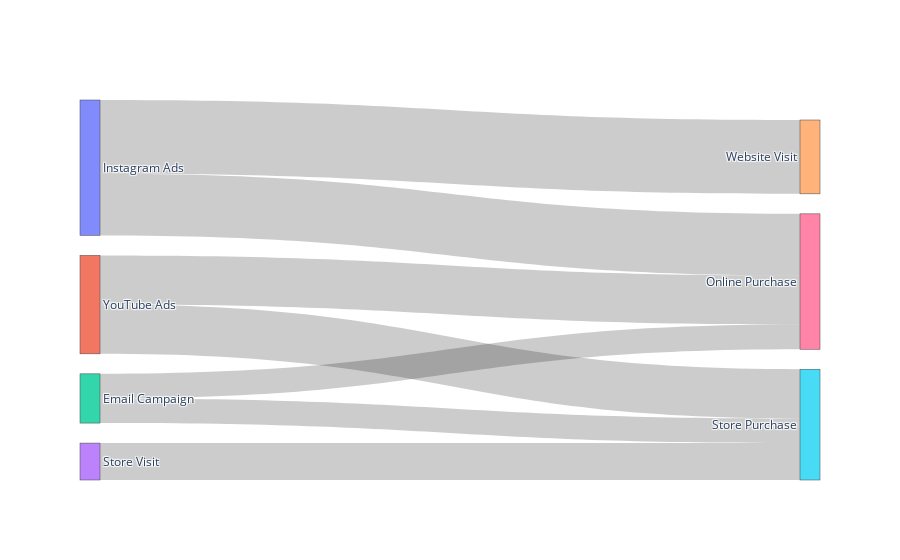

Notebook source saved alongside this figure:
### Markdown cell above
## 11 Stunning Charts You Can Create with Just 10 Lines of Plotly Code

#### 1. Sankey Diagram
A Sankey diagram is a data flow chart that shows the source and destination of data.

In Plotly, creating a Sankey diagram is effortless you don’t need to write extra code, since it comes as a default feature of this powerful library.

The result is neat, clean, and easy to read. Below is the Plotly script for a Sankey chart, which in Power BI is usually a paid feature.

In my observation, a Sankey diagram is basically a source–destination chart, where connections are shown with strips called channels. The thicker the channel, the higher the value.

For example, imagine traffic from Instagram

Half of the visitors land only on the website.
The other half turn into online purchases.
With this, the diagram clearly marks the entire traffic source and its flow.

The image you see here is static, so you can’t feel the real charisma. But when you actually run the Plotly chart, the interactive magic appears instantly.

### Code cell
import plotly.graph_objects as go

sources = ["Instagram Ads", "YouTube Ads", "Email Campaign", "Store Visit"]
targets = ["Website Visit", "Store Purchase", "Online Purchase"]
values  = [300, 200, 100, 150, 250, 200, 100]

fig = go.Figure(go.Sankey(
    node=dict(label=sources+targets),
    link=dict(source=[0,1,2,3,0,1,2], target=[4,5,6,5,6,6,5], value=values)))
fig.show()

### Figure 1 — Plotly figure (JSON) as saved in the notebook; plotly's stock layout.template omitted (floating-point values rounded to 4 significant figures)
{"data": [{"link": {"source": [0, 1, 2, 3, 0, 1, 2], "target": [4, 5, 6, 5, 6, 6, 5], "value": [300, 200, 100, 150, 250, 200, 100]}, "node": {"label": ["Instagram Ads", "YouTube Ads", "Email Campaign", "Store Visit", "Website Visit", "Store Purchase", "Online Purchase"]}, "type": "sankey"}], "layout": {}}
